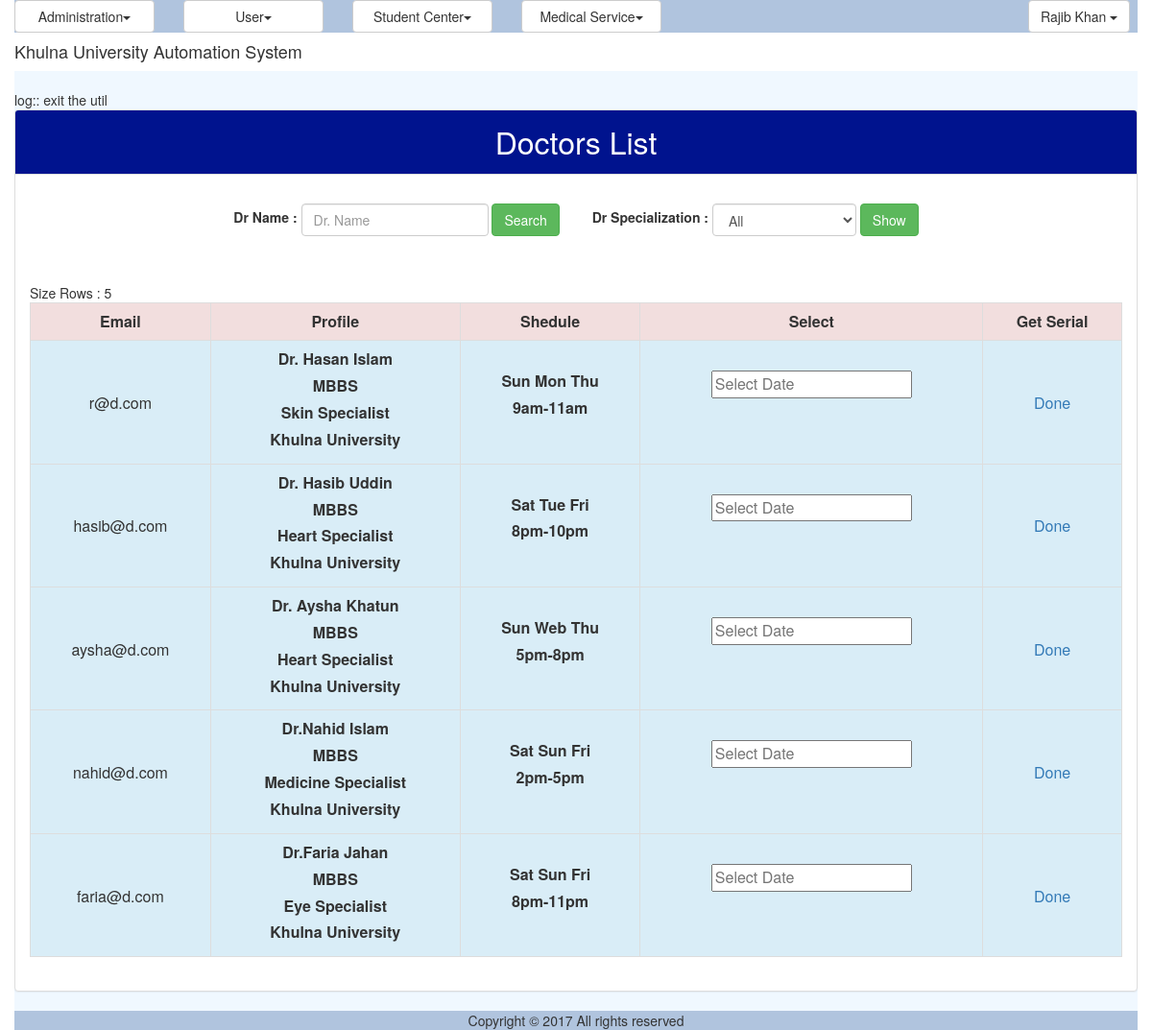
Page /med_doctors_list.php (signed in) on the committed database.
### tables this page shows
CREATE TABLE `tbl_user_role` (
  `ID` int(11) NOT NULL,
  `UserID` varchar(40) NOT NULL,
  `RoleID` varchar(40) NOT NULL
);

CREATE TABLE `tbl_user` (
  `ID` varchar(40) NOT NULL,
  `UniversityID` varchar(20) NOT NULL,
  `Email` varchar(50) NOT NULL,
  `Password` varchar(20) NOT NULL,
  `FirstName` varchar(50) NOT NULL,
  `LastName` varchar(50) NOT NULL,
  `Age` int(11) NOT NULL,
  `Sex` varchar(45) NOT NULL,
  `Degrees` varchar(100) NOT NULL,
  `Specialist` varchar(100) NOT NULL,
  `WorkingAddress` varchar(100) NOT NULL,
  `DayShedule` varchar(100) NOT NULL,
  `TimeShedule` varchar(100) NOT NULL,
  `Status` varchar(20) DEFAULT NULL,
  `IsLogged` smallint(1) DEFAULT NULL,
  `IsArchived` smallint(1) DEFAULT NULL,
  `IsDeleted` smallint(1) DEFAULT NULL
);

### modules/medical/ui/blade/view.med_doctors_list.blade.php (called while the page is built, shortened)
<?php
	include_once DR.'/util/class.util.php';
	include_once __DIR__.'/../../bao/class.med_doctors_listbao.php';
	$_doctorListBao = new medicalDoctorsListBao();
 ?>

### modules/medical/bao/class.med_doctors_listbao.php (called while the page is built, shortened)
<?php
include_once DR.'/util/class.util.php';
include_once __DIR__.'/../dao/class.med_doctors_listdao.php';
Class medicalDoctorsListBao{
	private $_DoctorlistDao;
	function __construct(){
		$this->_DoctorlistDao = new medicalDoctorsListDao();
	}
	public function getAlldoctorslist(){
		$Result = $this->_DoctorlistDao->getAlldoctorslist();
		return $Result;
	}
}
?>

### common/class.common.php (called while the page is built, shortened)
<?php
class Result{
    private $_IsSuccess=0;
    private $_ResultObject;
    public function setIsSuccess($IsSuccess){
        $this->_IsSuccess = $IsSuccess;
    }
    public function getIsSuccess(){
        return $this->_IsSuccess;
    }
    public function setResultObject($ResultObject){
        $this->_ResultObject = $ResultObject;
    }
    public function getResultObject(){
        return $this->_ResultObject;
    }
}
?>

### common/class.medical.php (called while the page is built, shortened)
<?php
class Medical{
    private $_ID;
    private $_DoctorFirstName;
    private $_DoctorLastName;
    private $_DoctorDegrees;
    private $_DoctorSpecialist;
    private $_DoctorWorkAddress;
    private $_DoctorTime;
    private $_DoctorDay;
    public function setID ( $ID ) {
        $this->_ID = $ID;
    }
    public function getID () {
        return $this->_ID;
    }
    public function setDoctorFirstName ( $DoctorFirstName ) {
        $this->_DoctorFirstName = $DoctorFirstName;
    }
    public function getDoctorFirstName () {
        return $this->_DoctorFirstName;
    }
    public function setDoctorLastName ( $DoctorLastName ) {
        $this->_DoctorLastName = $DoctorLastName;
    }
    public function getDoctorLastName () {
        return $this->_DoctorLastName;
    }
    public function setDoctorDegrees ( $DoctorDegrees ) {
        $this->_DoctorDegrees = $DoctorDegrees;
    }
    public function getDoctorDegrees () {
        return $this->_DoctorDegrees;
    }
    public function setDoctorSpecialist ( $DoctorSpecialist ) {
        $this->_DoctorSpecialist = $DoctorSpecialist;
    }
    public function getDoctorSpecialist () {
        return $this->_DoctorSpecialist;
    }
    public function setDoctorWorkAddress ( $DoctorWorkAddress ) {
        $this->_DoctorWorkAddress = $DoctorWorkAddress;
    }
    public function getDoctorWorkAddress () {
        return $this->_DoctorWorkAddress;
    }
    public function setDoctorDayShedule ( $DoctorDay ) {
        $this->_DoctorDay = $DoctorDay;
    }
    public function getDoctorDayShedule () {
        return $this->_DoctorDay;
    }
    public function setDoctorTimeShedule ( $DoctorTime ) {
        $this->_DoctorTime = $DoctorTime;
    }
    public function getDoctorTimeShedule () {
        return $this->_DoctorTime;
    }
}
 ?>

### modules/medical/ui/view.med_doctors_list.php (the view, shortened to what this page needs)
<?php
include_once __DIR__.'/blade/view.med_doctors_list.blade.php';
include_once DR.'/common/class.common.php';
include_once DR.'/common/class.medical.php';
?>
<div class="panel panel-default">
    <div class="panel-heading" style="text-align: center;font-size: 32px;background-color: #00138e;color: white;">Doctors List</div><br>
    <form method="post" class="form-inline">
    <div style="padding-top: 10px;text-align: center;">
    	<label>Dr Name :  </label>
    	<input class="form-control" type="text" placeholder="Dr. Name" name="drSearchTxt">
    	<input type="submit" name="searchBtn" class="btn btn-success" value="Search">
	<label style="padding-left: 30px;">Dr Specialization :   </label>
	<select class="form-control" name="ddlCat" onmousedown="this.value='';" onclick="doOnClick_forDropDownList(this.value)" style="height: : 50px;width:150px;">
		<option value="0" >All</option>
	</select>
	<input type="submit" class="btn btn-success" name="submitBtn" value="Show">
    </div>
    </form>
    <div class="panel-body">
    <?php
    $i1_php = 0;
	if(!isset($_POST['searchBtn']) && $i1_php==0){
		$Result = $_doctorListBao->getAlldoctorslist();
	}
	if($Result->getIsSuccess()){
		$GetResultDoctorList = $Result->getResultObject();
	?>
		<table class="table table-bordered" style="text-align: center;">
		<tr class="danger">
			<th style="text-align: center;">Email</th>
			<th style="text-align: center;">Profile</th>
			<th style="text-align: center;">Shedule</th>
			<th style="text-align: center;">Select</th>
			<th style="text-align: center;">Get Serial</th>
		</tr>
		<?php
		for($i = 0; $i < sizeof($GetResultDoctorList); $i++) {
			$DoctorsList = $GetResultDoctorList[$i];
			?>
		<tr class="info">
			<td><br><br><?php echo $DoctorsList->getID(); ?></td>
			<td>
			<label name="firstNameLbl"><?php echo $DoctorsList->getDoctorFirstName(); ?>  </label>
			<label name="lastNameLbl"><?php echo $DoctorsList->getDoctorLastName(); ?></label><br>
			<label>
				<?php echo $DoctorsList->getDoctorDegrees(); ?>
			</label><br>
			<label name="specialistLbl">
				<?php echo $DoctorsList->getDoctorSpecialist(); ?>
			</label><br>
			<label name="placeLbl">
				<?php echo $DoctorsList->getDoctorWorkAddress(); ?>
			</label><br>
			</td>
			<td><br>
			<label><?php echo $DoctorsList->getDoctorDayShedule(); ?></label><br>
			<label><?php echo $DoctorsList->getDoctorTimeShedule(); ?></label>
			 </td>
			<td>
				<br>
				<div class="docs" id="daysTag">
					<input type="text" class="datepicker" class="form-control" placeholder="Select Date">
				</div>
			</td>
			<td><br> <br>
				<div class="links" id="serialTag" >
					<a  id="getSerial"  onclick="check(this);" class="danger">Done</a>
				</div>
			</td>
		</tr>
		<?php
		}
	}
		?>
		</table>
	</div>
</div>

### resources/css/style.css (style rules this page uses)
table,td { border:solid #e9e9e9 1px; }

### modules/medical/ui/view.med_doctors_list.php (style rules this page uses)
.links { cursor: pointer; }

### rows in the picture
tbl_user_role: UserID.Email "r@d.com", UserID.FirstName "Dr. Hasan", UserID.LastName "Islam", UserID.Degrees "MBBS", UserID.Specialist "Skin Specialist", UserID.WorkingAddress "Khulna University", UserID.DayShedule "Sun Mon Thu", UserID.TimeShedule "9am-11am"
tbl_user_role: UserID.Email "hasib@d.com", UserID.FirstName "Dr. Hasib", UserID.LastName "Uddin", UserID.Degrees "MBBS", UserID.Specialist "Heart Specialist", UserID.WorkingAddress "Khulna University", UserID.DayShedule "Sat Tue Fri", UserID.TimeShedule "8pm-10pm"
tbl_user_role: UserID.Email "aysha@d.com", UserID.FirstName "Dr. Aysha", UserID.LastName "Khatun", UserID.Degrees "MBBS", UserID.Specialist "Heart Specialist", UserID.WorkingAddress "Khulna University", UserID.DayShedule "Sun Web Thu", UserID.TimeShedule "5pm-8pm"
tbl_user_role: UserID.Email "nahid@d.com", UserID.FirstName "Dr.Nahid", UserID.LastName "Islam", UserID.Degrees "MBBS", UserID.Specialist "Medicine Specialist", UserID.WorkingAddress "Khulna University", UserID.DayShedule "Sat Sun Fri", UserID.TimeShedule "2pm-5pm"
tbl_user_role: UserID.Email "faria@d.com", UserID.FirstName "Dr.Faria", UserID.LastName "Jahan", UserID.Degrees "MBBS", UserID.Specialist "Eye Specialist", UserID.WorkingAddress "Khulna University", UserID.DayShedule "Sat Sun Fri", UserID.TimeShedule "8pm-11pm"

### other values in the picture
$globalMenu[$i]->getTitle() "Administration User Student Center Medical Service"
$CurrentUser->getFirstName() "Rajib"
$CurrentUser->getLastName() "Khan"
sizeof($rows) "5"
